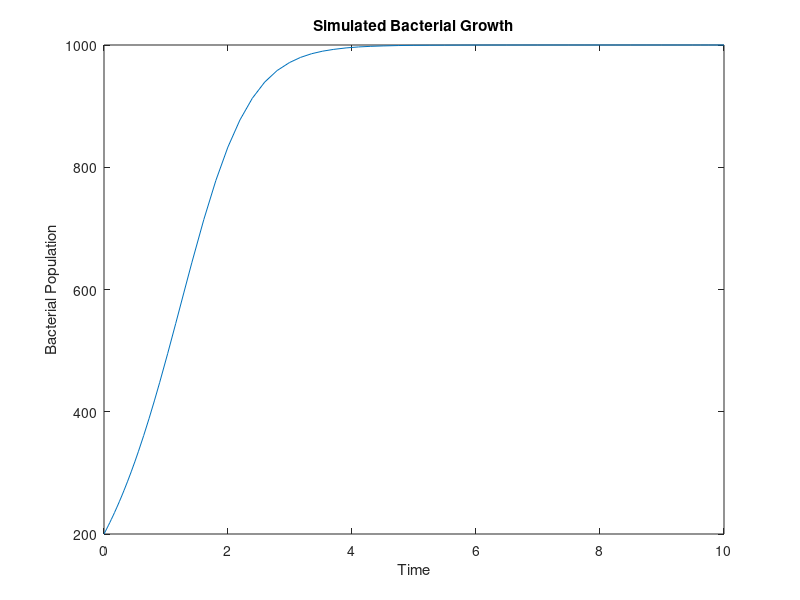

This chart was generated by the following MATLAB code:
% Define parameters
lambda = 1;
theta = 10^3;
alpha = 2;
N0 = 200;

% Define ODE function
bacterial_growth =@(t, N, lambda, theta, alpha) lambda * N * (1 - (N / theta)^alpha);

% Set up time span
tspan = [0 10];  % Adjust as needed

% Solve ODE
[t, N] = ode45(@(t, N) bacterial_growth(t, N, lambda, theta, alpha), tspan, N0);

% Plot results
figure;
plot(t, N);
xlabel('Time');
ylabel('Bacterial Population');
title('Simulated Bacterial Growth');
